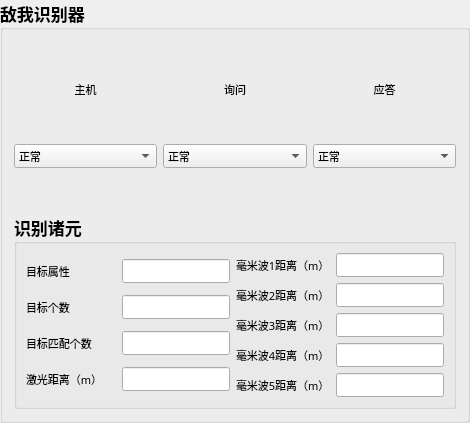
     <widget class="QGroupBox" name="groupBox_28">
      <property name="enabled">
       <bool>true</bool>
      </property>
      <property name="sizePolicy">
       <sizepolicy hsizetype="Expanding" vsizetype="Expanding">
        <horstretch>0</horstretch>
        <verstretch>0</verstretch>
       </sizepolicy>
      </property>
      <property name="minimumSize">
       <size>
        <width>0</width>
        <height>0</height>
       </size>
      </property>
      <property name="maximumSize">
       <size>
        <width>16777215</width>
        <height>16777215</height>
       </size>
      </property>
      <property name="font">
       <font>
        <family>微软雅黑</family>
        <pointsize>13</pointsize>
        <weight>75</weight>
        <bold>true</bold>
       </font>
      </property>
      <property name="mouseTracking">
       <bool>false</bool>
      </property>
      <property name="title">
       <string>敌我识别器</string>
      </property>
      <property name="flat">
       <bool>false</bool>
      </property>
      <property name="checkable">
       <bool>false</bool>
      </property>
      <layout class="QGridLayout" name="gridLayout_28">
       <item row="0" column="0">
        <layout class="QHBoxLayout" name="horizontalLayout_5">
         <item>
          <layout class="QVBoxLayout" name="verticalLayout_11">
           <item>
            <layout class="QGridLayout" name="gridLayout_24">
             <item row="3" column="2">
              <widget class="QComboBox" name="comboBox_7">
               <property name="font">
                <font>
                 <family>微软雅黑</family>
                 <pointsize>8</pointsize>
                 <weight>50</weight>
                 <bold>false</bold>
                </font>
               </property>
               <item>
                <property name="text">
                 <string>正常</string>
                </property>
               </item>
               <item>
                <property name="text">
                 <string>故障</string>
                </property>
               </item>
              </widget>
             </item>
             <item row="3" column="1">
              <widget class="QComboBox" name="comboBox_6">
               <property name="font">
                <font>
                 <family>微软雅黑</family>
                 <pointsize>8</pointsize>
                 <weight>50</weight>
                 <bold>false</bold>
                </font>
               </property>
               <item>
                <property name="text">
                 <string>正常</string>
                </property>
               </item>
               <item>
                <property name="text">
                 <string>故障</string>
                </property>
               </item>
              </widget>
             </item>
             <item row="3" column="0">
              <widget class="QComboBox" name="comboBox_5">
               <property name="font">
                <font>
                 <family>微软雅黑</family>
                 <pointsize>8</pointsize>
                 <weight>50</weight>
                 <bold>false</bold>
                </font>
               </property>
               <item>
                <property name="text">
                 <string>正常</string>
                </property>
               </item>
               <item>
                <property name="text">
                 <string>故障</string>
                </property>
               </item>
              </widget>
             </item>
             <item row="1" column="1">
              <widget class="QLabel" name="label_57">
               <property name="font">
                <font>
                 <family>微软雅黑</family>
                 <pointsize>8</pointsize>
                 <weight>50</weight>
                 <bold>false</bold>
                </font>
               </property>
               <property name="layoutDirection">
                <enum>Qt::LeftToRight</enum>
               </property>
               <property name="text">
                <string>询问</string>
               </property>
               <property name="alignment">
                <set>Qt::AlignCenter</set>
               </property>
              </widget>
             </item>
             <item row="1" column="2">
              <widget class="QLabel" name="label_58">
               <property name="font">
                <font>
                 <family>微软雅黑</family>
                 <pointsize>8</pointsize>
                 <weight>50</weight>
                 <bold>false</bold>
                </font>
               </property>
               <property name="layoutDirection">
                <enum>Qt::LeftToRight</enum>
               </property>
               <property name="text">
                <string>应答</string>
               </property>
               <property name="alignment">
                <set>Qt::AlignCenter</set>
               </property>
              </widget>
             </item>
             <item row="2" column="1">
              <spacer name="verticalSpacer">
               <property name="orientation">
                <enum>Qt::Vertical</enum>
               </property>
               <property name="sizeHint" stdset="0">
                <size>
                 <width>20</width>
                 <height>40</height>
                </size>
               </property>
              </spacer>
             </item>
             <item row="1" column="0">
              <widget class="QLabel" name="label_56">
               <property name="font">
                <font>
                 <family>微软雅黑</family>
                 <pointsize>8</pointsize>
                 <weight>50</weight>
                 <bold>false</bold>
                </font>
               </property>
               <property name="layoutDirection">
                <enum>Qt::LeftToRight</enum>
               </property>
               <property name="text">
                <string>主机</string>
               </property>
               <property name="alignment">
                <set>Qt::AlignCenter</set>
               </property>
              </widget>
             </item>
             <item row="0" column="0">
              <spacer name="verticalSpacer_2">
               <property name="orientation">
                <enum>Qt::Vertical</enum>
               </property>
               <property name="sizeHint" stdset="0">
                <size>
                 <width>20</width>
                 <height>40</height>
                </size>
               </property>
              </spacer>
             </item>
             <item row="4" column="1">
              <spacer name="verticalSpacer_3">
               <property name="orientation">
                <enum>Qt::Vertical</enum>
               </property>
               <property name="sizeHint" stdset="0">
                <size>
                 <width>20</width>
                 <height>40</height>
                </size>
               </property>
              </spacer>
             </item>
            </layout>
           </item>
          </layout>
         </item>
        </layout>
       </item>
       <item row="1" column="0">
        <layout class="QGridLayout" name="gridLayout_41">
         <item row="2" column="0">
          <widget class="QGroupBox" name="groupBox_32">
           <property name="enabled">
            <bool>true</bool>
           </property>
           <property name="sizePolicy">
            <sizepolicy hsizetype="Preferred" vsizetype="Preferred">
             <horstretch>0</horstretch>
             <verstretch>0</verstretch>
            </sizepolicy>
           </property>
           <property name="minimumSize">
            <size>
             <width>0</width>
             <height>0</height>
            </size>
           </property>
           <property name="maximumSize">
            <size>
             <width>16777215</width>
             <height>16777215</height>
            </size>
           </property>
           <property name="font">
            <font>
             <family>微软雅黑</family>
             <pointsize>13</pointsize>
             <weight>75</weight>
             <bold>true</bold>
            </font>
           </property>
           <property name="mouseTracking">
            <bool>false</bool>
           </property>
           <property name="title">
            <string>识别诸元</string>
           </property>
           <property name="flat">
            <bool>false</bool>
           </property>
           <property name="checkable">
            <bool>false</bool>
           </property>
           <layout class="QGridLayout" name="gridLayout_26">
            <item row="0" column="0">
             <layout class="QGridLayout" name="gridLayout_25">
              <item row="0" column="0">
               <layout class="QGridLayout" name="gridLayout_20">
                <item row="0" column="0">
                 <layout class="QHBoxLayout" name="horizontalLayout_89">
                  <item>
                   <widget class="QLabel" name="label_74">
                    <property name="minimumSize">
                     <size>
                      <width>90</width>
                      <height>0</height>
                     </size>
                    </property>
                    <property name="font">
                     <font>
                      <family>微软雅黑</family>
                      <pointsize>8</pointsize>
                      <weight>50</weight>
                      <bold>false</bold>
                     </font>
                    </property>
                    <property name="text">
                     <string>目标属性</string>
                    </property>
                   </widget>
                  </item>
                  <item>
                   <widget class="QLineEdit" name="lineEdit_TargetAttribute">
                    <property name="font">
                     <font>
                      <family>微软雅黑</family>
                      <pointsize>8</pointsize>
                      <weight>50</weight>
                      <bold>false</bold>
                     </font>
                    </property>
                   </widget>
                  </item>
                 </layout>
                </item>
                <item row="1" column="0">
                 <layout class="QHBoxLayout" name="horizontalLayout_90">
                  <item>
                   <widget class="QLabel" name="label_75">
                    <property name="minimumSize">
                     <size>
                      <width>90</width>
                      <height>0</height>
                     </size>
                    </property>
                    <property name="font">
                     <font>
                      <family>微软雅黑</family>
                      <pointsize>8</pointsize>
                      <weight>50</weight>
                      <bold>false</bold>
                     </font>
                    </property>
                    <property name="text">
                     <string>目标个数</string>
                    </property>
                   </widget>
                  </item>
                  <item>
                   <widget class="QLineEdit" name="lineEdit_NumberOfTargets">
                    <property name="font">
                     <font>
                      <family>微软雅黑</family>
                      <pointsize>8</pointsize>
                      <weight>50</weight>
                      <bold>false</bold>
                     </font>
                    </property>
                   </widget>
                  </item>
                 </layout>
                </item>
                <item row="2" column="0">
                 <layout class="QHBoxLayout" name="horizontalLayout_91">
                  <item>
                   <widget class="QLabel" name="label_76">
                    <property name="minimumSize">
                     <size>
                      <width>90</width>
                      <height>0</height>
                     </size>
                    </property>
                    <property name="font">
                     <font>
                      <family>微软雅黑</family>
                      <pointsize>8</pointsize>
                      <weight>50</weight>
                      <bold>false</bold>
                     </font>
                    </property>
                    <property name="text">
                     <string>目标匹配个数</string>
                    </property>
                   </widget>
                  </item>
                  <item>
                   <widget class="QLineEdit" name="lineEdit_NumberOfTargetMatches">
                    <property name="font">
                     <font>
                      <family>微软雅黑</family>
                      <pointsize>8</pointsize>
                      <weight>50</weight>
                      <bold>false</bold>
                     </font>
                    </property>
                   </widget>
                  </item>
                 </layout>
                </item>
                <item row="3" column="0">
                 <layout class="QHBoxLayout" name="horizontalLayout_92">
                  <item>
                   <widget class="QLabel" name="label_77">
                    <property name="minimumSize">
                     <size>
                      <width>90</width>
                      <height>0</height>
                     </size>
                    </property>
                    <property name="font">
                     <font>
                      <family>微软雅黑</family>
                      <pointsize>8</pointsize>
                      <weight>50</weight>
                      <bold>false</bold>
                     </font>
                    </property>
                    <property name="text">
                     <string>激光距离（m）</string>
                    </property>
                   </widget>
                  </item>
                  <item>
                   <widget class="QLineEdit" name="lineEdit_LaserDistance">
                    <property name="font">
                     <font>
                      <family>微软雅黑</family>
                      <pointsize>8</pointsize>
                      <weight>50</weight>
                      <bold>false</bold>
                     </font>
                    </property>
                   </widget>
                  </item>
                 </layout>
                </item>
               </layout>
              </item>
              <item row="0" column="1">
               <layout class="QVBoxLayout" name="verticalLayout_27">
                <item>
                 <layout class="QHBoxLayout" name="horizontalLayout_93">
                  <item>
                   <widget class="QLabel" name="label_78">
                    <property name="minimumSize">
                     <size>
                      <width>90</width>
                      <height>0</height>
                     </size>
                    </property>
                    <property name="font">
                     <font>
                      <family>微软雅黑</family>
                      <pointsize>8</pointsize>
                      <weight>50</weight>
                      <bold>false</bold>
                     </font>
                    </property>
                    <property name="text">
                     <string>毫米波1距离（m）</string>
                    </property>
                   </widget>
                  </item>
                  <item>
                   <widget class="QLineEdit" name="lineEdit_MillimeterWaveDistance1">
                    <property name="font">
                     <font>
                      <family>微软雅黑</family>
                      <pointsize>8</pointsize>
                      <weight>50</weight>
                      <bold>false</bold>
                     </font>
                    </property>
                   </widget>
                  </item>
                 </layout>
                </item>
                <item>
                 <layout class="QHBoxLayout" name="horizontalLayout_94">
                  <item>
                   <widget class="QLabel" name="label_79">
                    <property name="minimumSize">
                     <size>
                      <width>90</width>
                      <height>0</height>
                     </size>
                    </property>
                    <property name="font">
                     <font>
                      <family>微软雅黑</family>
                      <pointsize>8</pointsize>
                      <weight>50</weight>
                      <bold>false</bold>
                     </font>
                    </property>
                    <property name="text">
                     <string>毫米波2距离（m）</string>
                    </property>
                   </widget>
                  </item>
                  <item>
                   <widget class="QLineEdit" name="lineEdit_MillimeterWaveDistance2">
                    <property name="font">
                     <font>
                      <family>微软雅黑</family>
                      <pointsize>8</pointsize>
                      <weight>50</weight>
                      <bold>false</bold>
                     </font>
                    </property>
                   </widget>
                  </item>
                 </layout>
                </item>
                <item>
                 <layout class="QHBoxLayout" name="horizontalLayout_95">
                  <item>
                   <widget class="QLabel" name="label_80">
                    <property name="minimumSize">
                     <size>
                      <width>90</width>
                      <height>0</height>
                     </size>
                    </property>
                    <property name="font">
                     <font>
                      <family>微软雅黑</family>
                      <pointsize>8</pointsize>
                      <weight>50</weight>
                      <bold>false</bold>
                     </font>
                    </property>
                    <property name="text">
                     <string>毫米波3距离（m）</string>
                    </property>
                   </widget>
                  </item>
                  <item>
                   <widget class="QLineEdit" name="lineEdit_MillimeterWaveDistance3">
                    <property name="font">
                     <font>
                      <family>微软雅黑</family>
                      <pointsize>8</pointsize>
                      <weight>50</weight>
                      <bold>false</bold>
                     </font>
                    </property>
                   </widget>
                  </item>
                 </layout>
                </item>
                <item>
                 <layout class="QHBoxLayout" name="horizontalLayout_97">
                  <item>
                   <widget class="QLabel" name="label_82">
                    <property name="minimumSize">
                     <size>
                      <width>90</width>
                      <height>0</height>
                     </size>
                    </property>
                    <property name="font">
                     <font>
                      <family>微软雅黑</family>
                      <pointsize>8</pointsize>
                      <weight>50</weight>
                      <bold>false</bold>
                     </font>
                    </property>
                    <property name="text">
                     <string>毫米波4距离（m）</string>
                    </property>
                   </widget>
                  </item>
                  <item>
                   <widget class="QLineEdit" name="lineEdit_MillimeterWaveDistance4">
                    <property name="font">
                     <font>
                      <family>微软雅黑</family>
                      <pointsize>8</pointsize>
                      <weight>50</weight>
                      <bold>false</bold>
                     </font>
                    </property>
                   </widget>
                  </item>
                 </layout>
                </item>
                <item>
                 <layout class="QHBoxLayout" name="horizontalLayout_98">
                  <item>
                   <widget class="QLabel" name="label_83">
                    <property name="minimumSize">
                     <size>
                      <width>90</width>
                      <height>0</height>
                     </size>
                    </property>
                    <property name="font">
                     <font>
                      <family>微软雅黑</family>
                      <pointsize>8</pointsize>
                      <weight>50</weight>
                      <bold>false</bold>
                     </font>
                    </property>
                    <property name="text">
                     <string>毫米波5距离（m）</string>
                    </property>
                   </widget>
                  </item>
                  <item>
                   <widget class="QLineEdit" name="lineEdit_MillimeterWaveDistance5">
                    <property name="font">
                     <font>
                      <family>微软雅黑</family>
                      <pointsize>8</pointsize>
                      <weight>50</weight>
                      <bold>false</bold>
                     </font>
                    </property>
                   </widget>
                  </item>
                 </layout>
                </item>
               </layout>
              </item>
             </layout>
            </item>
           </layout>
          </widget>
         </item>
        </layout>
       </item>
      </layout>
     </widget>
